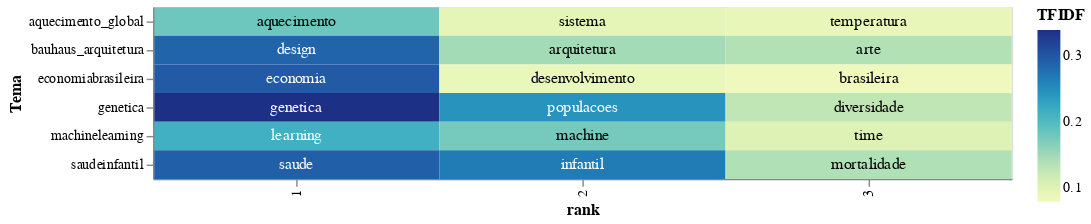

Write notebook code for a chart like this one.
### Code cell
# adding a little randomness to break ties in term ranking
top_tfidf_plusRand = top_tfidf.copy()
top_tfidf_plusRand['TFIDF'] = top_tfidf_plusRand['TFIDF'] + np.random.rand(top_tfidf.shape[0])*0.0001

# base for all visualizations, with rank calculation
base = alt.Chart(top_tfidf_plusRand).encode(
    x = 'rank:O',
    y = 'Tema:N'
).transform_window(
    rank = "rank()",
    sort = [alt.SortField("TFIDF", order="descending")],
    groupby = ["Tema"],
)

# heatmap specification
heatmap = base.mark_rect().encode(
    color = 'TFIDF:Q'
)

# text labels, white for darker heatmap colors
text = base.mark_text(baseline='middle').encode(
    text = 'Termo:N',
    color = alt.condition(alt.datum.TFIDF >= 0.2, alt.value('white'), alt.value('black'))
)

# display the three superimposed visualizations
(heatmap + text).properties(width = 600)

### Figure 1 — Vega-Lite specification as saved in the notebook (floating-point values rounded to 4 significant figures)
{"config": {"view": {"continuousWidth": 400, "continuousHeight": 300}}, "layer": [{"mark": "rect", "encoding": {"color": {"field": "TFIDF", "type": "quantitative"}, "x": {"field": "rank", "type": "ordinal"}, "y": {"field": "Tema", "type": "nominal"}}, "transform": [{"window": [{"op": "rank", "field": "", "as": "rank"}], "groupby": ["Tema"], "sort": [{"field": "TFIDF", "order": "descending"}]}]}, {"mark": {"type": "text", "baseline": "middle"}, "encoding": {"color": {"condition": {"value": "white", "test": "(datum.TFIDF >= 0.2)"}, "value": "black"}, "text": {"field": "Termo", "type": "nominal"}, "x": {"field": "rank", "type": "ordinal"}, "y": {"field": "Tema", "type": "nominal"}}, "transform": [{"window": [{"op": "rank", "field": "", "as": "rank"}], "groupby": ["Tema"], "sort": [{"field": "TFIDF", "order": "descending"}]}]}], "data": {"name": "data-5b116be0c58eea7fd792ded96aceeca8"}, "width": 600, "$schema": "https://vega.github.io/schema/vega-lite/v4.17.0.json", "datasets": {"data-5b116be0c58eea7fd792ded96aceeca8": [{"Tema": "aquecimento_global", "Termo": "aquecimento", "TFIDF": 0.1803}, {"Tema": "aquecimento_global", "Termo": "sistema", "TFIDF": 0.09229}, {"Tema": "aquecimento_global", "Termo": "temperatura", "TFIDF": 0.08718}, {"Tema": "bauhaus_arquitetura", "Termo": "design", "TFIDF": 0.286}, {"Tema": "bauhaus_arquitetura", "Termo": "arquitetura", "TFIDF": 0.1467}, {"Tema": "bauhaus_arquitetura", "Termo": "arte", "TFIDF": 0.1374}, {"Tema": "economiabrasileira", "Termo": "economia", "TFIDF": 0.2946}, {"Tema": "economiabrasileira", "Termo": "desenvolvimento", "TFIDF": 0.085}, {"Tema": "economiabrasileira", "Termo": "brasileira", "TFIDF": 0.079}, {"Tema": "genetica", "Termo": "genetica", "TFIDF": 0.3386}, {"Tema": "genetica", "Termo": "populacoes", "TFIDF": 0.2449}, {"Tema": "genetica", "Termo": "diversidade", "TFIDF": 0.1288}, {"Tema": "machinelearning", "Termo": "learning", "TFIDF": 0.2132}, {"Tema": "machinelearning", "Termo": "machine", "TFIDF": 0.1757}, {"Tema": "machinelearning", "Termo": "time", "TFIDF": 0.1016}, {"Tema": "saudeinfantil", "Termo": "saude", "TFIDF": 0.2898}, {"Tema": "saudeinfantil", "Termo": "infantil", "TFIDF": 0.2655}, {"Tema": "saudeinfantil", "Termo": "mortalidade", "TFIDF": 0.1397}]}}
